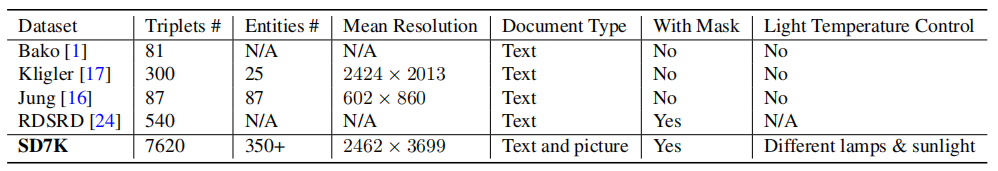
#> input picture docshadow_sd7k/teaser/Dataset.png, 998 x 171 px
$ python -i textline_refine.py   (imports and definitions only)
#> lines starting #> are read from the running program, lines starting #| are printed output that depends on the picture; after the words box and inside, x2 and y2 are one past the last pixel; in counts of white or black regions, pixels touching at a corner belong together
"""Experimental textline residual refinement for DocAI dewarp.

Pipeline: GeoTr Doc3D full-frame dewarp -> estimate residual local text-line shifts -> remap -> optional DocRes appearance by caller.
Designed for text-heavy pages (newspaper/book) without template.
"""
from __future__ import annotations

import cv2
import numpy as np
from PIL import Image


def _pil_to_bgr(image):
    if isinstance(image, Image.Image):
        return cv2.cvtColor(np.array(image.convert("RGB")), cv2.COLOR_RGB2BGR)
    return image


def _bgr_to_pil(img_bgr):
    return Image.fromarray(cv2.cvtColor(img_bgr, cv2.COLOR_BGR2RGB))


def _estimate_row_offsets(img_bgr: np.ndarray):
    gray = cv2.cvtColor(img_bgr, cv2.COLOR_BGR2GRAY)
    h, w = gray.shape[:2]
    # Text/ink emphasis. Invert after adaptive threshold: dark text -> high values.
    blur = cv2.GaussianBlur(gray, (3, 3), 0)
    th = cv2.adaptiveThreshold(blur, 255, cv2.ADAPTIVE_THRESH_MEAN_C, cv2.THRESH_BINARY_INV, 31, 12)
    # Keep horizontal text strokes, suppress vertical page borders/noise.
    kx = max(25, w // 32)
    kernel = cv2.getStructuringElement(cv2.MORPH_RECT, (kx, 1))
    horiz = cv2.morphologyEx(th, cv2.MORPH_OPEN, kernel)
    # Row projection = text-line energy.
    proj = horiz.sum(axis=1).astype(np.float32)
    if proj.max() <= 0:
        return None
    # Smooth projection; find text rows.
    win = max(9, h // 80)
    if win % 2 == 0:
        win += 1
    proj_s = cv2.GaussianBlur(proj.reshape(-1, 1), (1, win), 0).ravel()
    active = proj_s > max(proj_s.mean() + 0.35 * proj_s.std(), proj_s.max() * 0.18)
    # Estimate local residual skew per horizontal band from Hough angles.
    edges = cv2.Canny(gray, 50, 150)
    lines = cv2.HoughLinesP(edges, 1, np.pi / 180, threshold=60, minLineLength=max(40, w // 8), maxLineGap=18)
    if lines is None:
        return None
    bands = max(8, min(24, h // 70))
    band_h = h / bands
    offsets = np.zeros(h, dtype=np.float32)
    conf = np.zeros(h, dtype=np.float32)
    for b in range(bands):
        y0 = int(b * band_h)
        y1 = int((b + 1) * band_h)
        angles = []
        for l in lines:
            x1, y1l, x2, y2l = l.reshape(-1)
            cy = (y1l + y2l) / 2
            if y0 <= cy < y1:
                a = np.degrees(np.arctan2(y2l - y1l, x2 - x1))
                if abs(a) < 15:
                    angles.append(a)
        if len(angles) < 3:
            continue
        med = float(np.median(angles))
        # Convert residual angle to x-shift across vertical distance from band center.
        center = (y0 + y1) / 2
        ys = np.arange(y0, y1)
        shift = np.tan(np.deg2rad(med)) * (ys - center)
        # Limit. This is residual refinement only, not main dewarp.
        shift = np.clip(shift, -w * 0.025, w * 0.025)
        offsets[y0:y1] = shift
        conf[y0:y1] = 1.0
    if conf.max() <= 0:
        return None
    # Only apply on rows with text signal; interpolate through gaps.
    mask = (conf > 0) & active
    if mask.sum() < h * 0.08:
        mask = conf > 0
    idx = np.arange(h)
    offsets_interp = np.interp(idx, idx[mask], offsets[mask]).astype(np.float32) if mask.any() else offsets
    offsets_interp = cv2.GaussianBlur(offsets_interp.reshape(-1, 1), (1, max(9, win | 1)), 0).ravel()
    return offsets_interp


def textline_residual_refine(image, strength: float = 0.65):
    img = _pil_to_bgr(image)
    h, w = img.shape[:2]
    offsets = _estimate_row_offsets(img)
    if offsets is None:
        return image if isinstance(image, Image.Image) else _bgr_to_pil(img)
    offsets = offsets * float(strength)
    grid_x, grid_y = np.meshgrid(np.arange(w, dtype=np.float32), np.arange(h, dtype=np.float32))
    map_x = grid_x + offsets[:, None].astype(np.float32)
    map_y = grid_y.astype(np.float32)
    out = cv2.remap(img, map_x, map_y, cv2.INTER_CUBIC, borderMode=cv2.BORDER_REPLICATE)
    return _bgr_to_pil(out)


def textline_refine_dewarp(image, geotr_doc3d_dewarp, docres_task_infer=None):
    base = geotr_doc3d_dewarp(image)
    refined = textline_residual_refine(base)
    if docres_task_infer is not None:
        refined = docres_task_infer(refined, 'appearance')
    return refined

>>> import cv2
>>> picture = cv2.cvtColor(cv2.imread('../docshadow_sd7k/teaser/Dataset.png'), cv2.COLOR_BGR2RGB)
>>> result = textline_residual_refine(picture)
#> in _estimate_row_offsets, `gray = cv2.cvtColor(img_bgr, cv2.COLOR_BGR2GRAY)`:
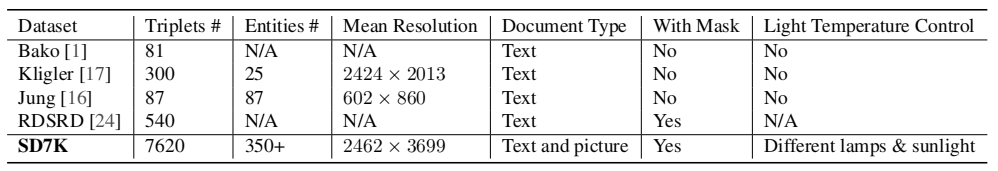
#> gray: shape (171, 998); min 0, max 255, mean 233.4
#> in _estimate_row_offsets, `blur = cv2.GaussianBlur(gray, (3, 3), 0)`:
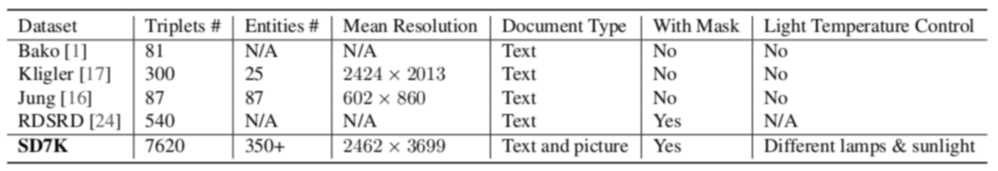
#> blur: shape (171, 998); min 7, max 255, mean 233.4
#> in _estimate_row_offsets, `th = cv2.adaptiveThreshold(blur, 255, cv2.ADAPTIVE_THRESH_MEAN_C, cv2...`:
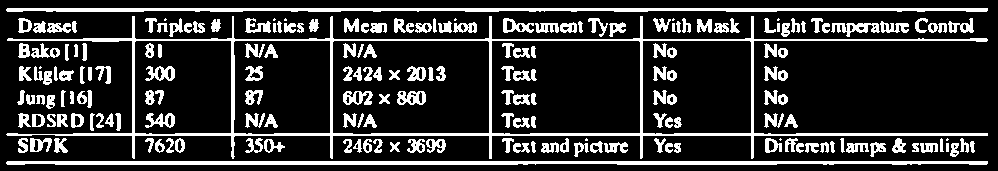
#> th: shape (171, 998); 19% white; 194 white regions (10 under 20 px), largest, box (x1, y1, x2, y2) and area: (6, 16, 988, 159) 7382, (6, 161, 988, 165) 3639, (6, 8, 988, 12) 3313
#> in _estimate_row_offsets, `horiz = cv2.morphologyEx(th, cv2.MORPH_OPEN, kernel)`:
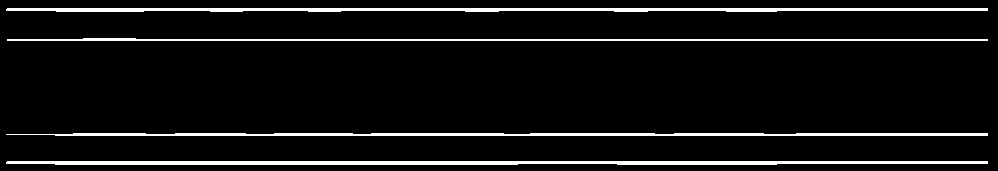
#> horiz: shape (171, 998); 6.7% white; 4 white regions, box (x1, y1, x2, y2) and area: (6, 161, 988, 165) 3568, (6, 8, 988, 12) 3218, (6, 133, 988, 136) 2678, (7, 38, 988, 41) 2015
#> in _estimate_row_offsets, `proj = horiz.sum(axis=1).astype(np.float32)`: proj = 171 values, max 250410 at index 9, min 0 at index 0, mean 17117.8
#> in _estimate_row_offsets, `proj_s = cv2.GaussianBlur(proj.reshape(-1, 1), (1, win), 0).ravel()`: proj_s = 171 values, max 177028.8 at index 162, min 0 at index 0, mean 17117.8
#> in _estimate_row_offsets, `edges = cv2.Canny(gray, 50, 150)`:
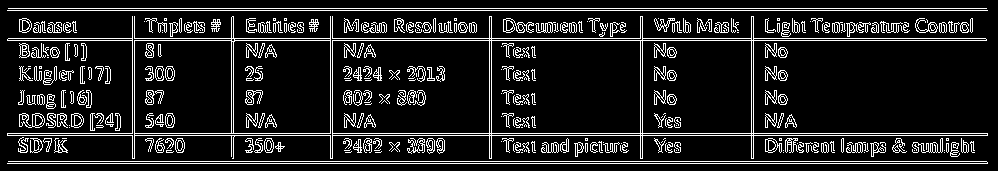
#> edges: shape (171, 998); 12.6% white in thin lines or dots, all inside (x1, y1, x2, y2) = (7, 8, 988, 164)
#> in _estimate_row_offsets, `lines = cv2.HoughLinesP(edges, 1, np.pi / 180, threshold=60, minLineLe..`: lines = 62 rows, first 6: [7, 163, 987, 163], [7, 40, 986, 40], [8, 38, 985, 38], [7, 133, 987, 133], [8, 161, 986, 161], [8, 8, 986, 8]
#> in _estimate_row_offsets, `offsets_interp = np.interp(idx, idx[mask], offsets[mask]).astype(np.fl..`: offsets_interp = 171 values from 0 to 0
#> in textline_residual_refine, `map_x = grid_x + offsets[:, None].astype(np.float32)`:
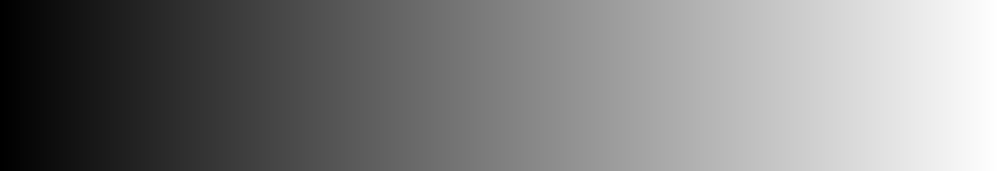
#> map_x: shape (171, 998) float32; min 0, max 997, mean 498.5; drawn with min black and max white
#> in _bgr_to_pil, returned value is the input picture: PIL image 998x171 RGB; mean R, G, B 233.6, 233.2, 233.3

$ run again, on docshadow_sd7k/teaser/Comparison.png
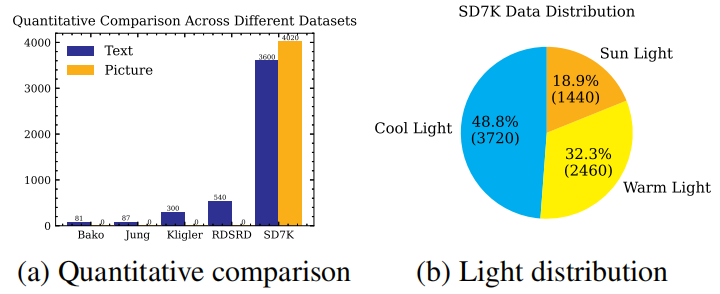
#> input picture docshadow_sd7k/teaser/Comparison.png, 720 x 294 px
#> in _estimate_row_offsets, `th = cv2.adaptiveThreshold(blur, 255, cv2.ADAPTIVE_THRESH_MEAN_C, cv2...`:
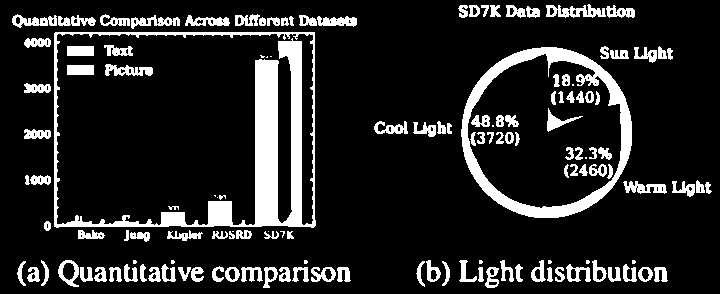
#> th: shape (294, 720); 14.4% white; 139 white regions (18 under 20 px), largest, box (x1, y1, x2, y2) and area: (54, 32, 316, 228) 9883, (461, 47, 632, 218) 5262, (546, 4, 606, 18) 466
#> horiz: shape (294, 720); 1.9% white; 13 white regions, largest, box (x1, y1, x2, y2) and area: (54, 221, 316, 227) 971, (499, 48, 596, 63) 871, (500, 204, 593, 218) 834
#> proj = 294 values, max 66810 at index 225, min 0 at index 0, mean 3533.6
#> proj_s = 294 values, max 43226.5 at index 224, min 0 at index 0, mean 3533.6
#> edges: shape (294, 720); 6.1% white in thin lines or dots
#> lines = 62 rows, first 6: [196, 281, 349, 281], [54, 32, 314, 32], [13, 22, 348, 17], [44, 226, 314, 226], [54, 34, 314, 34], [417, 269, 665, 269]
#> in textline_residual_refine, `offsets = _estimate_row_offsets(img)`: offsets = 294 values, max 3.72 at index 183, min -3.7 at index 109, mean -0.262
#> in textline_residual_refine, `offsets = offsets * float(strength)`: offsets = 294 values, max 2.42 at index 183, min -2.41 at index 109, mean -0.17
#> in _bgr_to_pil, `return Image.fromarray(cv2.cvtColor(img_bgr, cv2.COLOR_BGR2RGB))`:
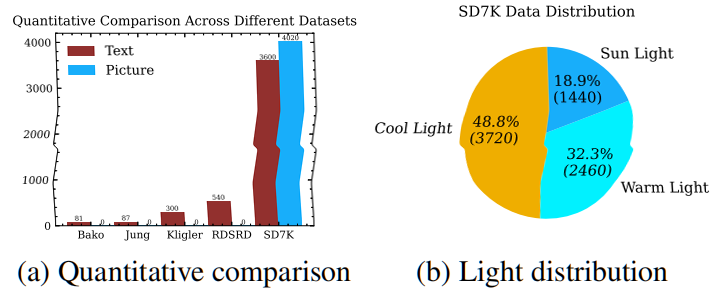
#> returned value: PIL image 720x294 RGB; mean R, G, B 223.4, 232.1, 226.6
